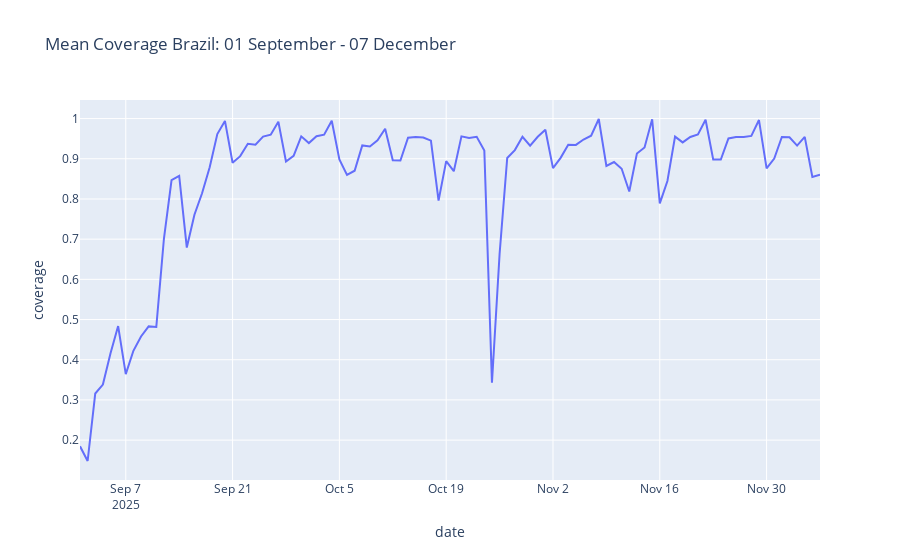
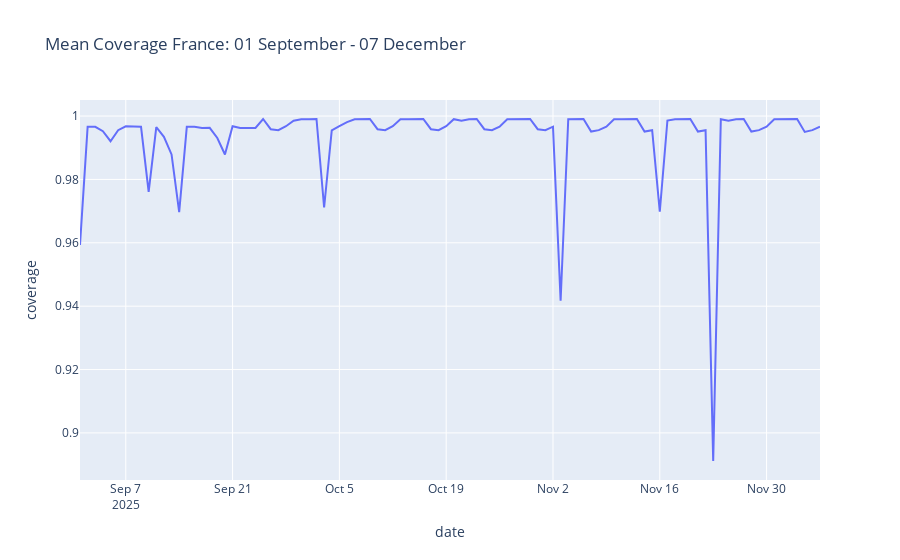
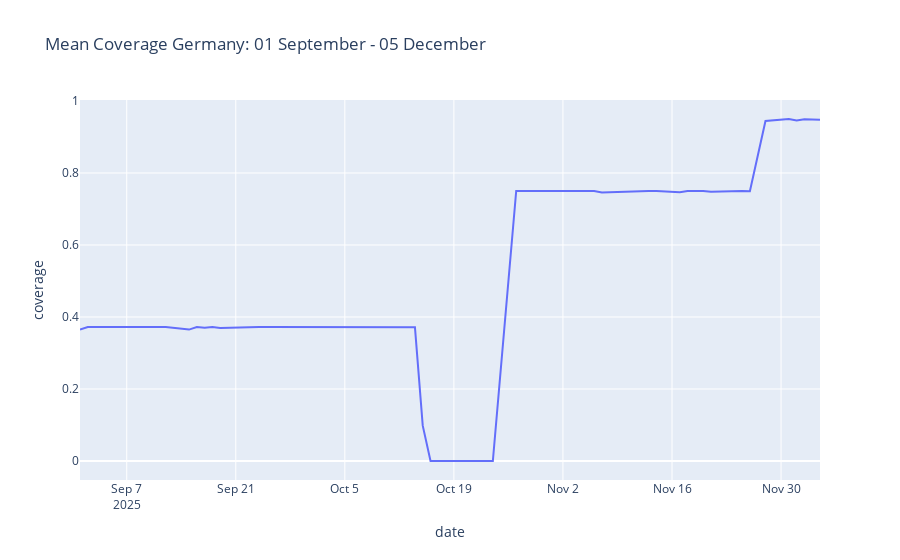
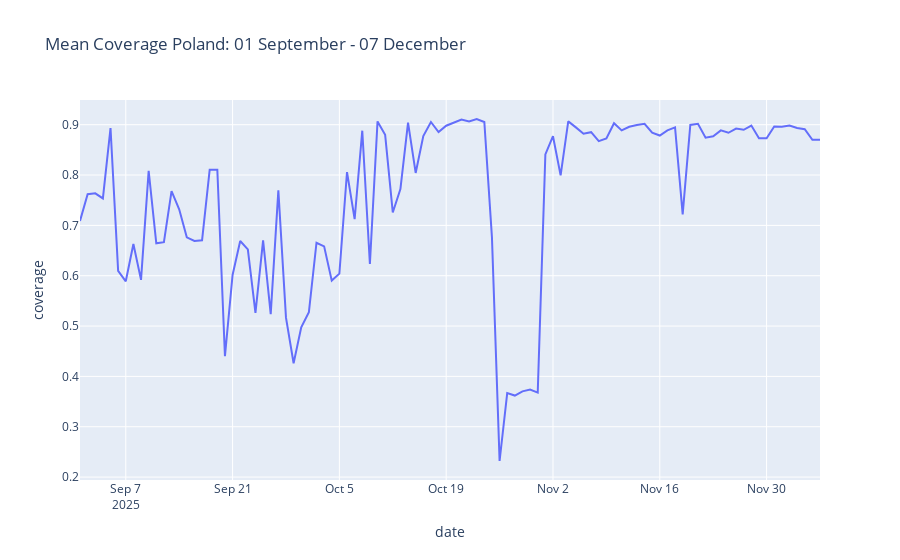

Notebook cell for these charts, in order:
### Code cell
for country, group in df.groupby("country"):
    start_date = group.date.min().strftime("%d %B")
    end_date = group.date.max().strftime("%d %B")
    df_mean = group.groupby("date").agg({"coverage": "mean"})
    fig = px.line(df_mean, y="coverage", title=f"Mean Coverage {country.title()}: {start_date} - {end_date}")
    fig.write_image(f"images/{group.date.min().strftime('%d%b')}_{group.date.max().strftime('%d%b')}/coverage_{country}_mean_{group.date.min().strftime('%d%b')}_{group.date.max().strftime('%d%b')}.png")
    fig.show()
